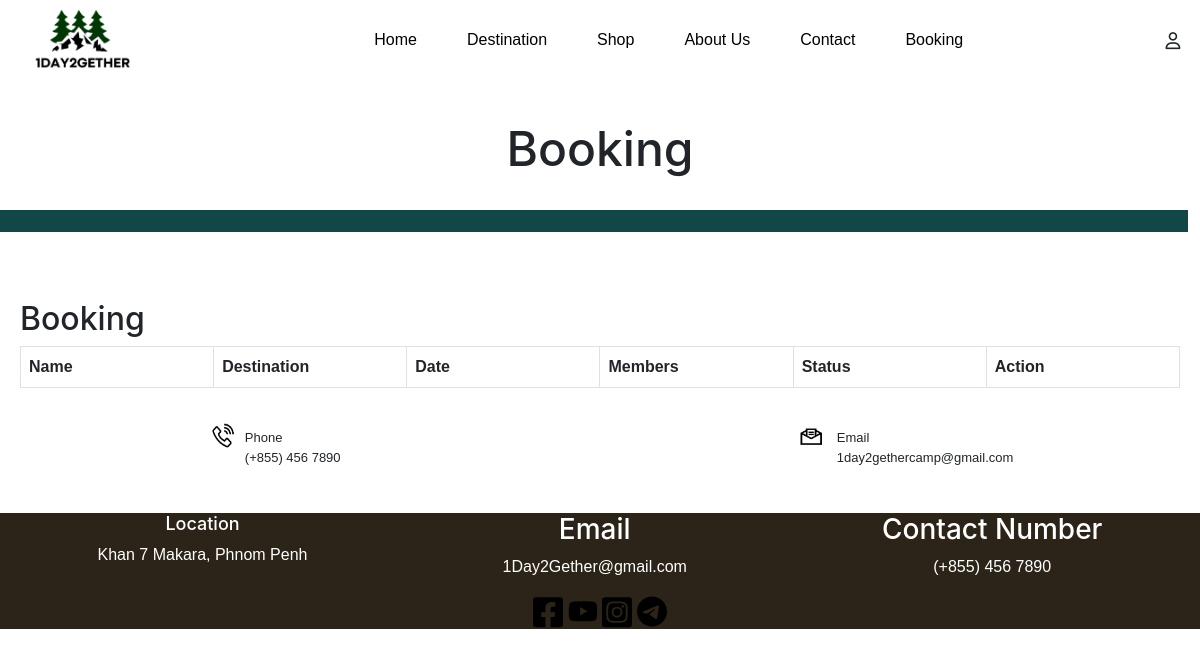
The page /Booking/ (signed in) on the database as committed earlier.
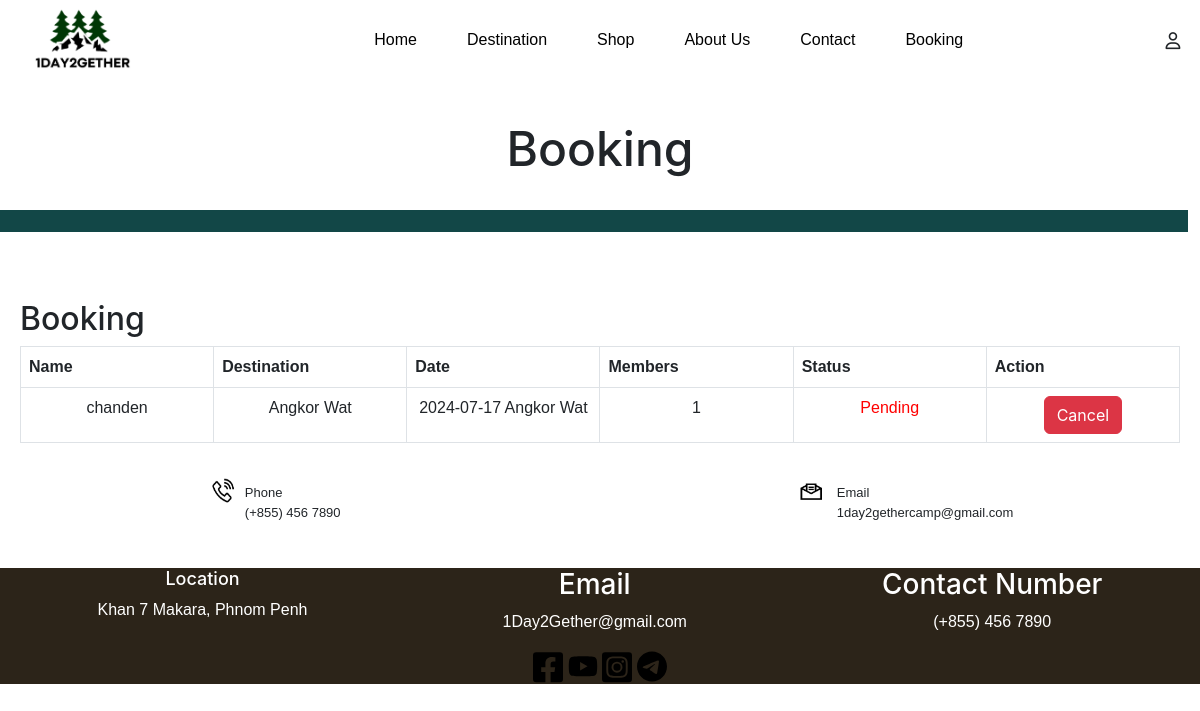
The same page on the database as committed later.
### onedaytwogether/models.py (models this page shows, shortened)
class Contact(models.Model):
    User = models.ForeignKey(User, on_delete=models.CASCADE)
    Name = models.CharField(max_length=30)
    Address = models.CharField(max_length=30)
    Phone_Number = models.CharField(max_length=30)
    Email = models.EmailField(max_length=100)
    Members = models.IntegerField(default=0)
    Destination = models.ForeignKey(Destination, on_delete=models.CASCADE)
    Schedule = models.ForeignKey(Schedule, on_delete=models.CASCADE)
    Details = models.CharField(max_length=200,null=True)
    status=models.BooleanField(default=False)
    class Meta():
        ordering = ['id']

class Destination(models.Model):
    destination = models.CharField(max_length=50)
    address=RichTextField(blank=True, null=True)
    Image = models.FileField(blank=True, upload_to=Destination_directory_path,  validators=[validate_file_extension])
    description=RichTextField(blank=True, null=True)
    def __str__(self):
        return self.destination
    class Meta():
        ordering = ['id']

class Schedule(models.Model):
    Destination = models.ForeignKey(Destination, on_delete=models.CASCADE)
    Schedule = models.DateField()
    def __str__(self):
        return str(self.Schedule)+ ' ' +str(self.Destination)
    class Meta():
        ordering = ['id']

### onedaytwogether/views.py (the view)
# urls.py: path('Booking/', onedaytwogether_view.BookingView.as_view(), name='Booking'),
class BookingView(View):
    template_name = 'booking.html'
    def get(self, request):
        current_user = request.user.id
        contact_data = Contact.objects.filter(User=current_user)
        return render(request, self.template_name,{'data':contact_data,})

### final/templates/booking.html (shortened to what this page needs)
{% extends 'header.html' %}
{% load static %}
{% block main_body %}
<!DOCTYPE html>
<html>
<head>
  <link rel="stylesheet" href="{% static 'css/contact.css' %}">
  <link rel="stylesheet" href="https://cdnjs.cloudflare.com/ajax/libs/font-awesome/6.3.0/css/all.min.css"
 />
  <link rel="stylesheet" href="https://cdnjs.cloudflare.com/ajax/libs/font-awesome/6.3.0/css/all.min.css"
 />
</head>
<body>
  <br>
  <h1 style="text-align: center;font-size: 300%;">Booking</h1><br>
  <div class="Greenblock">
  </div>
  <br>
  <br>
  <div class="Booking" style="margin: 20px;">
    <h2>Booking</h2>
    <table class="table table-bordered">
      <thead>
        <th>Name</th>
        <th>Destination</th>
        <th>Date</th>
        <th>Members</th>
        <th>Status</th>
        <th>Action</th>
      </thead>
      <tbody align="center">
        {% for item in data %}
        <tr>
          <td>{{ item.Name }}</td>
          <td>{{ item.Destination }}</td>
          <td>{{ item.Schedule }}</td>
          <td>{{ item.Members }}</td>
          {% if item.status == False %}
          <td style="color: red;">Pending</td>
          {% else %}
          <td style="color: green;">Approve</td>
          {% endif %}
          <td>
            {% if item.status == False %}<a href="/onedaytwogether/Booking/Delete/{{ item.id }}"><button class="btn btn-danger">Cancel</button></a>
          {% else %}<p style="color: red;">You can't cancel</p>
          {% endif %}</td>
        </tr>
        {% endfor %}
      </tbody>
    </table>
    <div class="row">
      <div class="phone col-md-6" align="center">
        <br>
        <img src="{% static 'image/Screenshot 203-04-18 153933.png' %}" style="width: 28px;height: 28px;   margin-left: -27%;
    margin-top: -2%;">
        <p class="phonetext" style="    margin-top: -4%;
    margin-left: 40%;
    text-align: left;
    font-size: small;">
          Phone <br>(+855) 456 7890</p>
      </div>
      <div class="Email col-md-6" align="center">
        <br>
        <img src="{% static 'image/email.png' %}" style="    height: 28px;
    margin-left: -29%;
    margin-top: -2%;">
        <p class="phonetext" style="    margin-top: -4%;
    margin-left: 40%;
    text-align: left;
    font-size: small;">
          Email <br>1day2gethercamp@gmail.com</p>
      </div>
    </div>
  </div>
</body>
</html>
{% endblock main_body %}

### final/templates/header.html (shortened to what this page needs)
{% load static %}
<!DOCTYPE html>
<html lang="en">
<head>
    <link rel="stylesheet" href="{%static 'css/bootstrap.css'%}">
    <link rel="stylesheet" href="{%static 'css/Homepage.css'%}">
    <link rel="stylesheet" href="{%static 'css/profile_user.css'%}">
    <link href="{%static 'css/shop.css' %}" rel="stylesheet" />
    <link rel="stylesheet" href="https://cdnjs.cloudflare.com/ajax/libs/font-awesome/6.3.0/css/all.min.css"
 />
</head>
<body>
    <div class="cointainer-fluid" style="position: sticky;top: 0%;background-color: white;">
        <div class="menu">
            <div class="menu-logo">
                <img src="{%static 'image/logo.png' %}" alt="" style="mix-blend-mode: darken;">
            </div>
            <div class="menu-link" id="menu-link-ul">
                <ul>
                    <li><a href="{% url 'onedaytwogether:index' %}">Home</a></li>
                    <li><a href="{% url 'onedaytwogether:Destination' %}">Destination</a></li>
                    <li><a href="{% url 'onedaytwogether:shop' %}">Shop</a></li>
                    <li><a href="{% url 'onedaytwogether:Aboutus' %}">About Us</a></li>
                    <li><a href="{% url 'onedaytwogether:contact' %}">Contact</a></li>
                    <li><a href="{% url 'onedaytwogether:Booking' %}">Booking</a></li>
                </ul>
            </div>
            <div class="menu-icon">
                <a onclick="toggleUSER()">
                    <i class="fa-regular fa-user" id="abar"></i>
                </a>
            </div>
        </div>
    </div>
    <div class="profileuser">
        <div>
            {% block main_body %}{% endblock main_body %}
        </div>
        <br>
        <div class="footer bg-yellow" style="background-color:#2c2419;;width: 100%;color: white;margin-top: -1.2%;">
            <div align="center">
                <h3 class="font-size-lg" style="font-size: large !important;">Location</h3>
                <p class="font-size-md">Khan 7 Makara, Phnom Penh</p>
            </div>
            <div align="center">
                <h3 class="font-size-lg">Email</h3>
                <p class="font-size-md">1Day2Gether@gmail.com</p>
            </div>
            <div align="center">
                <h3 class="font-size-lg">Contact Number</h3>
                <p class="font-size-md">(+855) 456 7890</p>
            </div>
        </div>
        <div align=center style="background-color:#2c2419;">
            <a href="https://www.facebook.com/groups/178330630927426/"></a>
            <a href="https://www.youtube.com/@ChavmeanupSamedy"></a>
            <a href="https://www.instagram.com/campingpark_/"></a>
            <a href="https://t.me/+iHSuh6seoeAzZjY1"></a>
        </div>
</body>

### static/css/Homepage.css (style rules this page uses)
* { font-family:'Trebuchet MS', 'Lucida Sans Unicode', 'Lucida Grande', 'Lucida Sans', Arial, sans-serif; }
.menu { width: 100%; display: flex; justify-content: space-between; padding: 0px 20px; font-size: medium; }
.menu-logo img { width: 120px; }
.menu-icon { padding-top: 32px; display: flex; width:14.48px; }
#abar { display: block; }
.fa-user { font-size: 20px; }
.footer { display: flex; justify-content: space-around; width: 100%; }

### static/css/profile_user.css (style rules this page uses)
* { box-sizing: border-box; margin: 0%; padding: 0%; }
.menu { width: 100%; display: flex; justify-content: space-between; padding: 0px 20px; }
.menu-logo img { width: 120px; }
.menu-link ul { list-style: none; display: flex; }
.menu-link ul li { padding: 28px 25px; }
.menu-link ul li a { color: black; text-decoration: none; }
.menu-icon { padding-top: 32px; display: flex; }
.fa-user { font-size: 17px; }
@media (min-width:739px) { #menu-link-ul { display: block; } }

### static/css/contact.css (style rules this page uses)
.Greenblock { width: 99%; height: 22px; background: #124747; }
.phonetext { margin-top: -15%; margin-left: 40%; text-align: left; font-size: small; }
.phone img { width: 28px; height: 28px; margin-left: -33%; margin-top: -6%; }
.Email img { width: 31px; height: 31px; margin-left: -130%; margin-top: -7%; }

### final/templates/header.html (style rules this page uses)
table { table-layout: fixed; width: 100%; }
td { width: 33.33%; }
.footer { width: 100%; }
[class*="col-"] { float: left !important; padding: 0px !important; }

Rows that differ between the two databases and show on the page:
added Contact: Name "chanden", Destination "Angkor Wat", Schedule "2024-07-17 Angkor Wat", Members "1", status "Pending"
